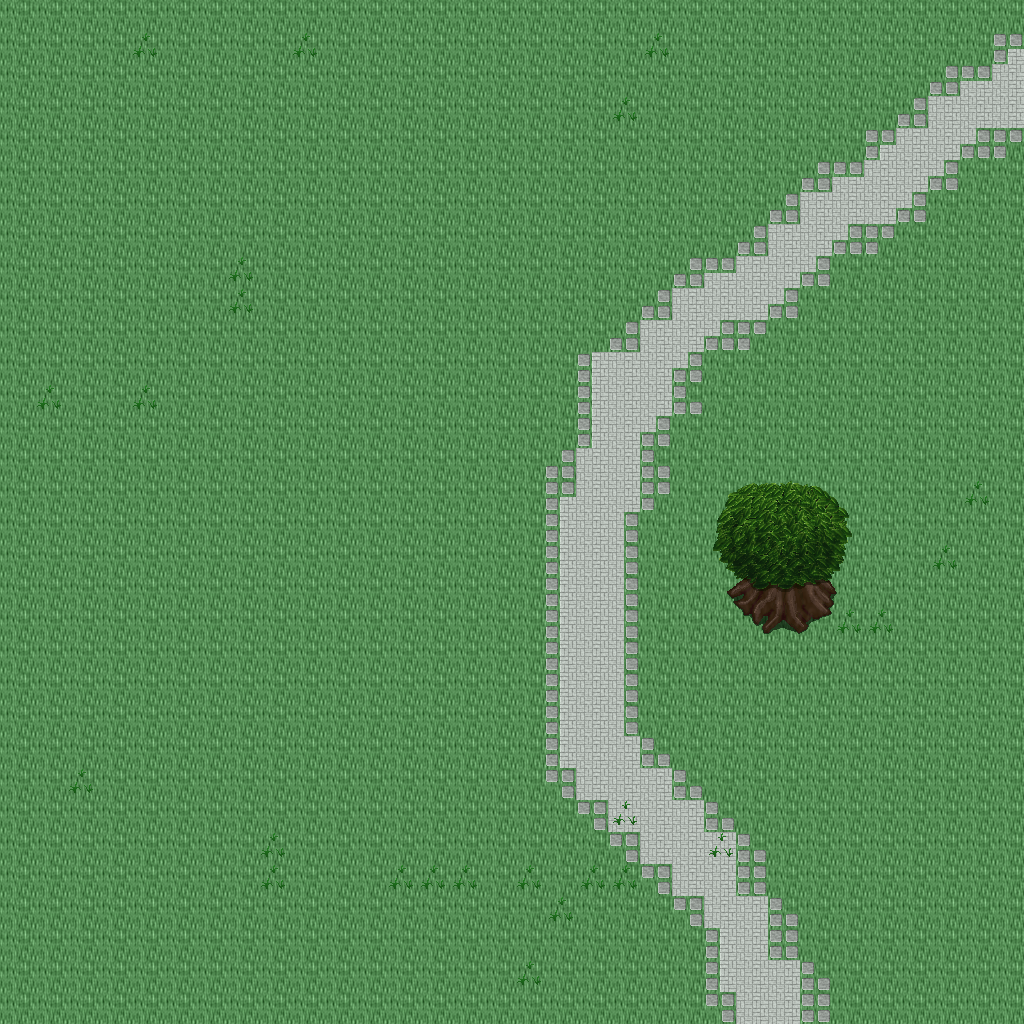

The image is a tile-based game level rendered from a .tmx file. Its description and source (layers, tilesets, objects; grid data summarised) follow:
An orthogonal 32x32 tile map with 32x32 px tiles, 5 tile layers (Ground, Objects, Objects2, Above, ...), 1 hidden layer not drawn, 31 tilesets.

<map version="1.10" tiledversion="1.11.0" orientation="orthogonal" renderorder="right-down" width="32" height="32" tilewidth="32" tileheight="32" infinite="0" nextlayerid="11" nextobjectid="1">
 <tileset firstgid="1" name="ground_ground" tilewidth="32" tileheight="32" tilecount="33" columns="3">
  <image source="../drawable/ground_ground.png" width="96" height="352" />
 </tileset>
 <tileset firstgid="34" name="ground_ice_ice" tilewidth="32" tileheight="32" tilecount="3" columns="3">
  <image source="../drawable/ground_ice_ice.png" width="96" height="32" />
 </tileset>
 <tileset firstgid="37" name="plant_grasses" tilewidth="32" tileheight="32" tilecount="6" columns="3">
  <image source="../drawable/plant_grasses.png" width="96" height="64" />
 </tileset>
 <tileset firstgid="43" name="plant_flower_daisy_white" tilewidth="32" tileheight="32" tilecount="8" columns="2">
  <image source="../drawable/plant_flower_daisy_white.png" width="64" height="128" />
 </tileset>
 <tileset firstgid="51" name="plant_flower_daisy_blue" tilewidth="32" tileheight="32" tilecount="8" columns="2">
  <image source="../drawable/plant_flower_daisy_blue.png" width="64" height="128" />
 </tileset>
 <tileset firstgid="59" name="ground_ridge_earth_dark" tilewidth="32" tileheight="32" tilecount="96" columns="12">
  <image source="../drawable/ground_ridge_earth_dark.png" width="384" height="256" />
 </tileset>
 <tileset firstgid="155" name="ground_rock_pebbles" tilewidth="32" tileheight="32" tilecount="3" columns="1">
  <image source="../drawable/ground_rock_pebbles.png" width="32" height="96" />
 </tileset>
 <tileset firstgid="158" name="ground_grass_edges" tilewidth="32" tileheight="32" tilecount="36" columns="12">
  <image source="../drawable/ground_grass_edges.png" width="384" height="96" />
 </tileset>
 <tileset firstgid="194" name="plant_bush_bushes" tilewidth="32" tileheight="32" tilecount="10" columns="5">
  <image source="../drawable/plant_bush_bushes.png" width="160" height="64" />
 </tileset>
 <tileset firstgid="204" name="plant_stump_stump_purple" tilewidth="32" tileheight="32" tilecount="4" columns="2">
  <image source="../drawable/plant_stump_stump_purple.png" width="64" height="64" />
 </tileset>
 <tileset firstgid="208" name="building_wall_stone" tilewidth="32" tileheight="32" tilecount="12" columns="3">
  <image source="../drawable/building_wall_stone.png" width="96" height="128" />
 </tileset>
 <tileset firstgid="220" name="ground_ridge_ice_2" tilewidth="32" tileheight="32" tilecount="42" columns="7">
  <image source="../drawable/ground_ridge_ice_2.png" width="224" height="192" />
 </tileset>
 <tileset firstgid="262" name="plant_tree_tree_green" tilewidth="32" tileheight="32" tilecount="88" columns="8">
  <image source="../drawable/plant_tree_tree_green.png" width="256" height="352" />
 </tileset>
 <tileset firstgid="350" name="building_window_window_long" tilewidth="32" tileheight="32" tilecount="3" columns="3">
  <image source="../drawable/building_window_window_long.png" width="96" height="32" />
 </tileset>
 <tileset firstgid="353" name="building_window_window_right" tilewidth="32" tileheight="32" tilecount="2" columns="2">
  <image source="../drawable/building_window_window_right.png" width="64" height="32" />
 </tileset>
 <tileset firstgid="355" name="building_door_door_n" tilewidth="32" tileheight="32" tilecount="6" columns="3">
  <image source="../drawable/building_door_door_n.png" width="96" height="64" />
 </tileset>
 <tileset firstgid="361" name="building_door_closed_with_key" tilewidth="32" tileheight="32" tilecount="1" columns="1">
  <image source="../drawable/building_door_closed_with_key.png" width="32" height="32" />
 </tileset>
 <tileset firstgid="362" name="ground_ladder_horizontal_dark" tilewidth="32" tileheight="32" tilecount="3" columns="1">
  <image source="../drawable/ground_ladder_horizontal_dark.png" width="32" height="96" />
 </tileset>
 <tileset firstgid="365" name="ground_ladder_vertical_dark" tilewidth="32" tileheight="32" tilecount="3" columns="3">
  <image source="../drawable/ground_ladder_vertical_dark.png" width="96" height="32" />
 </tileset>
 <tileset firstgid="368" name="building_roof_yellow" tilewidth="32" tileheight="32" tilecount="20" columns="5">
  <image source="../drawable/building_roof_yellow.png" width="160" height="128" />
 </tileset>
 <tileset firstgid="388" name="logic_creature_gnome" tilewidth="32" tileheight="32" tilecount="6" columns="6">
  <image source="../drawable/logic_creature_gnome.png" width="192" height="32" />
 </tileset>
 <tileset firstgid="394" name="logic_creature_orc" tilewidth="32" tileheight="32" tilecount="6" columns="6">
  <image source="../drawable/logic_creature_orc.png" width="192" height="32" />
 </tileset>
 <tileset firstgid="400" name="logic_portal" tilewidth="32" tileheight="32" tilecount="24" columns="8">
  <image source="../drawable/logic_portal.png" width="256" height="96" />
 </tileset>
 <tileset firstgid="424" name="logic_creature_animal" tilewidth="32" tileheight="32" tilecount="32" columns="8">
  <image source="../drawable/logic_creature_animal.png" width="256" height="128" />
 </tileset>
 <tileset firstgid="456" name="logic_collision" tilewidth="32" tileheight="32" tilecount="1" columns="1">
  <image source="../drawable/logic_collision.png" width="32" height="32" />
 </tileset>
 <tileset firstgid="457" name="item_blood_nsew_stains" tilewidth="32" tileheight="32" tilecount="4" columns="2">
  <image source="../drawable/item_blood_nsew_stains.png" width="64" height="64" />
 </tileset>
 <tileset firstgid="461" name="item_blood_floor_stain" tilewidth="32" tileheight="32" tilecount="1" columns="1">
  <image source="../drawable/item_blood_floor_stain.png" width="32" height="32" />
 </tileset>
 <tileset firstgid="462" name="ground_blue_paving" tilewidth="32" tileheight="32" tilecount="2" columns="1">
  <image source="../drawable/ground_blue_paving.png" width="32" height="64" />
 </tileset>
 <tileset firstgid="464" name="ground_green_paving" tilewidth="32" tileheight="32" tilecount="18" columns="3">
  <image source="../drawable/ground_green_paving.png" width="96" height="192" />
 </tileset>
 <tileset firstgid="482" name="logic_protection" tilewidth="32" tileheight="32" tilecount="2" columns="2">
  <image source="../drawable/logic_protection.png" width="64" height="32" />
 </tileset>
 <tileset firstgid="484" name="logic_creature_fowl" tilewidth="32" tileheight="32" tilecount="6" columns="6">
  <image source="../drawable/logic_creature_fowl.png" width="192" height="32" />
 </tileset>
 <layer id="1" name="Ground" width="32" height="32">
  <data>[1024 cells, 1024 non-empty, 2 distinct tile ids]</data>
 </layer>
 <layer id="2" name="Objects" width="32" height="32">
  <data>[1024 cells, 105 non-empty, 12 distinct tile ids]</data>
 </layer>
 <layer id="3" name="Objects2" width="32" height="32">
  <data>[1024 cells, 5 non-empty, 5 distinct tile ids]</data>
 </layer>
 <layer id="4" name="Above" width="32" height="32">
  <data>[1024 cells, 18 non-empty, 18 distinct tile ids]</data>
 </layer>
 <layer id="5" name="Above2" width="32" height="32">
  <data>[1024 cells, 0 non-empty, 0 distinct tile ids]</data>
 </layer>
 <layer id="6" name="Walkable" width="32" height="32" visible="0">
  <data>[1024 cells, 6 non-empty, 1 distinct tile ids]</data>
 </layer>
 <objectgroup id="7" name="Mapevents" />
 <objectgroup id="8" name="Spawn" />
 <objectgroup id="9" name="Keys" />
 <objectgroup id="10" name="Replace" />
</map>
